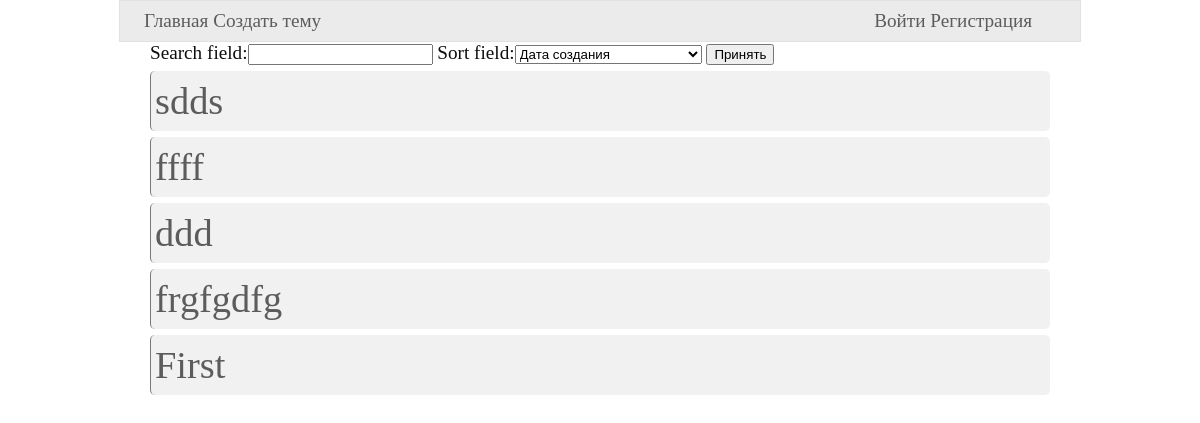
The app's page /, older data.
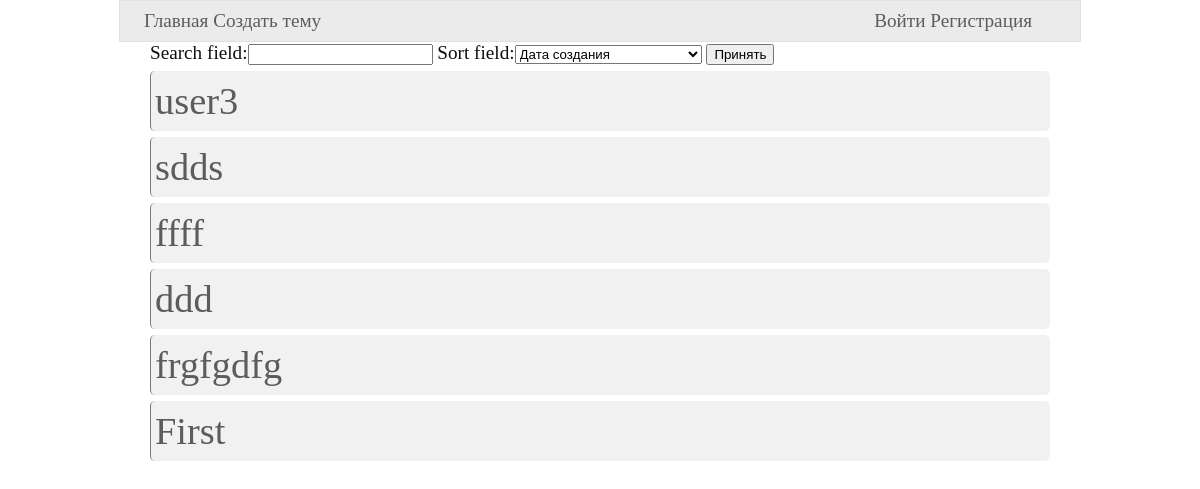
The same page, newer data.
### core/models.py (models this page shows, shortened)
class Topic(models.Model):
    topic_title = models.CharField(max_length=40)
    topic_description = models.TextField()
    topic_author = models.ForeignKey(settings.AUTH_USER_MODEL, on_delete=PROTECT)
    topic_pub_date = models.DateTimeField(auto_now_add=True)
    topic_update_date = models.DateTimeField(auto_now=True)
    class Meta:
        ordering = ("-topic_pub_date","topic_title")

### core/views.py (the view)
# urls.py: url(r"^$", views.IndexView.as_view(), name="index"),
class IndexView(ListView):
    model = Topic
    template_name = "core/index.html"
    def dispatch(self, request, *args, **kwargs):
        self.form = IndexPageForm(request.GET)
        self.form.is_valid()
        return super(IndexView, self).dispatch(request,*args,**kwargs)
    def get_queryset(self):
        sort_field = self.form.cleaned_data.get("sort_field","-topic_pub_date")
        search_field = self.form.cleaned_data.get("search_field",None)
        if sort_field == "":
            sort_field = "-topic_pub_date"
        if search_field == "":
            search_field = None
        if search_field is not None:
            self.queryset = Topic.objects.order_by(sort_field).filter(topic_title__icontains=search_field)
        else:
            self.queryset = Topic.objects.order_by(sort_field)
        return self.queryset[0:40]
    def get_context_data(self, **kwargs):
        context = super(IndexView, self).get_context_data(**kwargs)
        context["form"] = self.form
        return context

### core/forms.py
class IndexPageForm(forms.Form):
    search_field = forms.CharField(required=False)
    sort_field = forms.ChoiceField(choices=(("-topic_pub_date", "Дата создания"), ("-article_rating", "Рейтинг"), ("comments_count", "Количество комментариев")),required=False)

### core/templates/core/index.html (shortened to what this page needs)
{% extends "core/patterns/parents/main.html" %}
{% load static %}
{% block extra_head %}<link type="text/css" rel="stylesheet" href="{% static "core/index.css" %}">{% endblock %}
{% block content %}
    <form action="" method="get">
    {{ form }}
    <input type="submit" value="Принять">
    </form>
    {% for object in object_list %}
             <a href="{% url "core:detail" object.id %}" id="{{ object.id }}"><div class="topic"> {{ object.topic_title }} </div></a>
    {% endfor %}
{% endblock %}

Row changes from the older to the newer data that the page shows:
added Topic: topic_title "user3"
